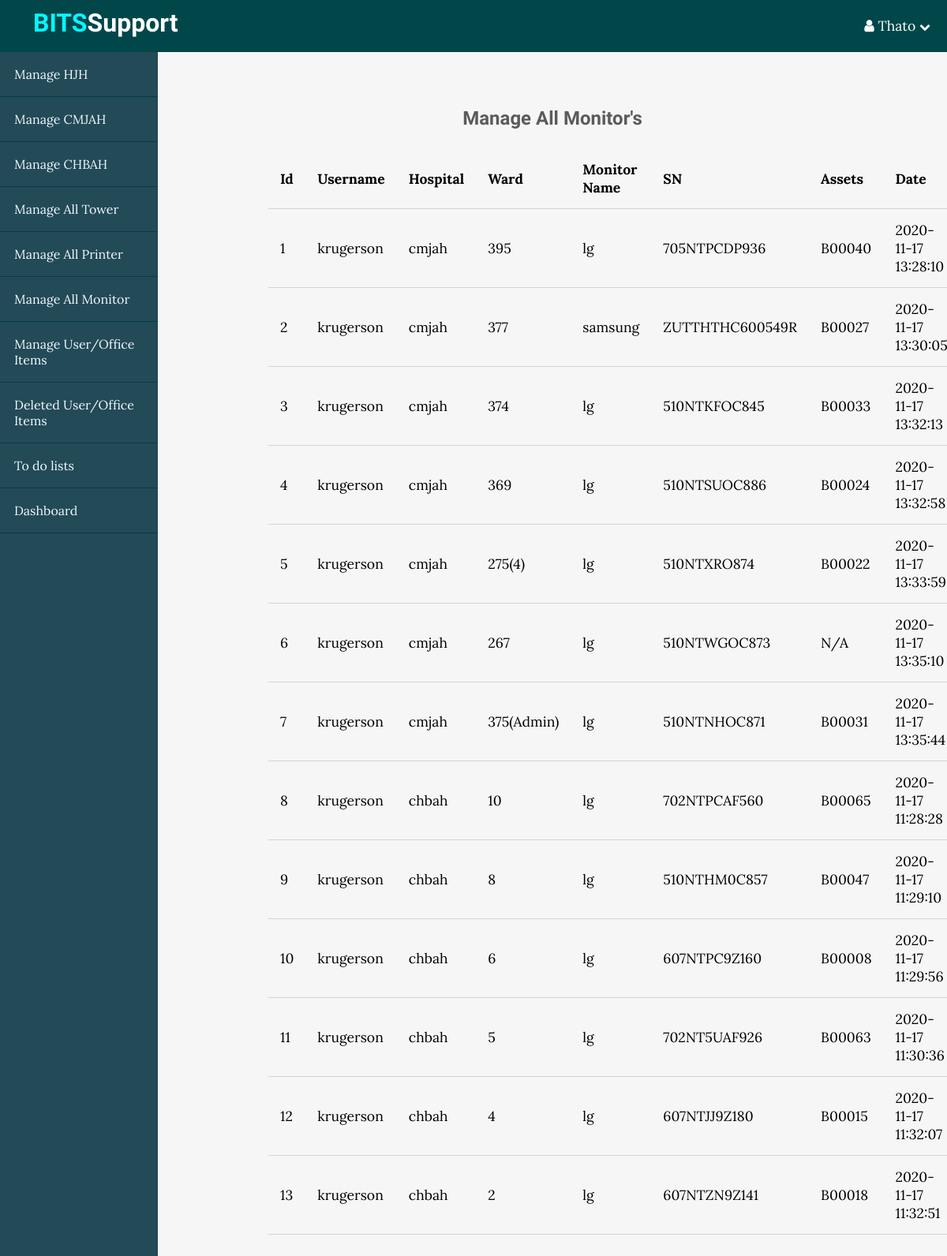
/BITS/user_monitor.php (signed in), run on the app's committed database.
### tables this page shows
CREATE TABLE `cmjah_workstations_monitor` (
  `id` int(11) NOT NULL,
  `username` varchar(255) NOT NULL,
  `hospital` varchar(255) NOT NULL,
  `ward` varchar(255) NOT NULL,
  `monitor_name` varchar(255) NOT NULL,
  `serial_number` varchar(255) NOT NULL,
  `assets_number` varchar(25) NOT NULL,
  `created_at` timestamp NOT NULL DEFAULT current_timestamp()
);

CREATE TABLE `chbah_workstations_monitor` (
  `id` int(11) NOT NULL,
  `username` varchar(255) NOT NULL,
  `hospital` varchar(255) NOT NULL,
  `ward` varchar(255) NOT NULL,
  `monitor_name` varchar(255) NOT NULL,
  `serial_number` varchar(255) NOT NULL,
  `assets_number` varchar(255) NOT NULL,
  `created_at` timestamp NOT NULL DEFAULT current_timestamp()
);

### BITS/app/controllers/support.php (called while the page is built, shortened)
<?php
include(ROOT_PATH . "/app/database/db.php");
global $conn;
$cmjah_workstations_monitor = selectAll('cmjah_workstations_monitor');
$chbah_workstations_monitor = selectAll('chbah_workstations_monitor');
$all_monitors = "SELECT * FROM hjh_workstations_monitor UNION SELECT * FROM cmjah_workstations_monitor UNION SELECT * FROM chbah_workstations_monitor";
$statement_monitor = $conn->prepare($all_monitors);
$statement_monitor->execute();
$all_monitors = $statement_monitor->get_result()->fetch_all(MYSQLI_ASSOC);

### BITS/app/database/db.php (called while the page is built, shortened)
<?php
require("connect.php");
function selectAll($table, $conditions = []){
    global $conn;
    $sql = "SELECT * FROM $table";
    if (empty($conditions)){
        $stmt = $conn->prepare($sql);
        $stmt->execute();
        $records = $stmt->get_result()->fetch_all(MYSQLI_ASSOC);
        return $records;
    }
}

### BITS/user_monitor.php (the view, shortened to what this page needs)
<?php
include(ROOT_PATH . "/app/controllers/support.php");
?>
<!DOCTYPE html>
<html lang="en">
<head>
    <link rel="stylesheet" href="https://maxcdn.bootstrapcdn.com/font-awesome/4.5.0/css/font-awesome.min.css">
    <link rel="stylesheet" href="assets/css/style.css">
    <link rel="stylesheet" href="assets/css/admin.css">
</head>
<body>
<?php include(ROOT_PATH . "/app/includes/adminHeader.php");?>
<div class="admin-wrapper">
    <?php include(ROOT_PATH . "/app/includes/userSidebar.php");?>
    <div class="admin-content">
        <div class="content">
            <h2 class="page-title">Manage All Monitor's</h2>
            <table>
                <thead>
                <th>Id</th>
                <th>Username</th>
                <th>Hospital</th>
                <th>Ward</th>
                <th>Monitor Name</th>
                <th>SN</th>
                <th>Assets</th>
                <th>Date</th>
                </thead>
                <tbody>
                <?php foreach ($all_monitors as $key => $record): ?>
                    <tr>
                        <td><?php echo $key + 1; ?></td>
                        <td><?php echo $record['username']; ?></td>
                        <td><?php echo $record['hospital']; ?></td>
                        <td><?php echo $record['ward']; ?></td>
                        <td><?php echo $record['monitor_name']; ?></td>
                        <td><?php echo $record['serial_number']; ?></td>
                        <td><?php echo $record['assets_number']; ?></td>
                        <td><?php echo $record['created_at']; ?></td>
                    </tr>
                <?php endforeach; ?>
                </tbody>
            </table>
        </div>
    </div>
</div>
</body>
</html>

### BITS/assets/css/style.css (style rules this page uses)
* { box-sizing: border-box; }
html, body { height: 100%; padding: 0px; margin: 0px; background: #f6f6f6; font-family: 'Lora', Serif; }
h1, h2, h3, h4, h5, h6 { font-family: 'candal',Serif; color: #5c5b5b; margin: 5px; }
.content { width: 90%; margin: 30px auto 30px; }

### BITS/assets/css/admin.css (style rules this page uses)
.admin-wrapper { display: flex; height: calc(100% - 66px); }
.admin-wrapper .admin-content { flex: 8; height: 100%; padding: 40px 100px 100px; overflow-y: scroll; overflow-x: scroll; }
.admin-content .page-title { text-align: center; margin-bottom: 1.5rem; }
table { width: 100%; border-collapse: collapse; font-size: 1.1rem; }
th, td { padding: 15px; text-align: left; border-bottom: 1px solid #d3d3d3; }

### data on the page
cmjah_workstations_monitor: username "krugerson", hospital "cmjah", ward "395", monitor_name "lg", serial_number "705NTPCDP936", assets_number "B00040", created_at "2020-11-17 13:28:10"
cmjah_workstations_monitor: username "krugerson", hospital "cmjah", ward "377", monitor_name "samsung", serial_number "ZUTTHTHC600549R", assets_number "B00027", created_at "2020-11-17 13:30:05"
cmjah_workstations_monitor: username "krugerson", hospital "cmjah", ward "374", monitor_name "lg", serial_number "510NTKFOC845", assets_number "B00033", created_at "2020-11-17 13:32:13"
cmjah_workstations_monitor: username "krugerson", hospital "cmjah", ward "369", monitor_name "lg", serial_number "510NTSUOC886", assets_number "B00024", created_at "2020-11-17 13:32:58"
cmjah_workstations_monitor: username "krugerson", hospital "cmjah", ward "275(4)", monitor_name "lg", serial_number "510NTXRO874", assets_number "B00022", created_at "2020-11-17 13:33:59"
cmjah_workstations_monitor: username "krugerson", hospital "cmjah", ward "267", monitor_name "lg", serial_number "510NTWGOC873", assets_number "N/A", created_at "2020-11-17 13:35:10"
cmjah_workstations_monitor: username "krugerson", hospital "cmjah", ward "375(Admin)", monitor_name "lg", serial_number "510NTNHOC871", assets_number "B00031", created_at "2020-11-17 13:35:44"
chbah_workstations_monitor: username "krugerson", hospital "chbah", ward "10", monitor_name "lg", serial_number "702NTPCAF560", assets_number "B00065", created_at "2020-11-17 11:28:28"
chbah_workstations_monitor: username "krugerson", hospital "chbah", ward "8", monitor_name "lg", serial_number "510NTHM0C857", assets_number "B00047", created_at "2020-11-17 11:29:10"
chbah_workstations_monitor: username "krugerson", hospital "chbah", ward "6", monitor_name "lg", serial_number "607NTPC9Z160", assets_number "B00008", created_at "2020-11-17 11:29:56"
chbah_workstations_monitor: username "krugerson", hospital "chbah", ward "5", monitor_name "lg", serial_number "702NT5UAF926", assets_number "B00063", created_at "2020-11-17 11:30:36"
chbah_workstations_monitor: username "krugerson", hospital "chbah", ward "4", monitor_name "lg", serial_number "607NTJJ9Z180", assets_number "B00015", created_at "2020-11-17 11:32:07"
chbah_workstations_monitor: username "krugerson", hospital "chbah", ward "2", monitor_name "lg", serial_number "607NTZN9Z141", assets_number "B00018", created_at "2020-11-17 11:32:51"

### other printed values
$_SESSION['username'] "Thato"
